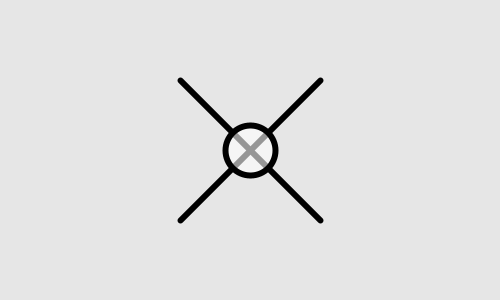
Frame 1 (no input)
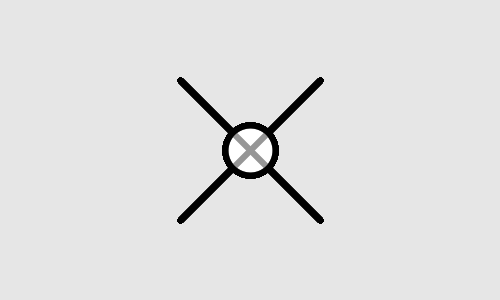
Frame 60 (the mouse pressed at the canvas centre just before this capture)
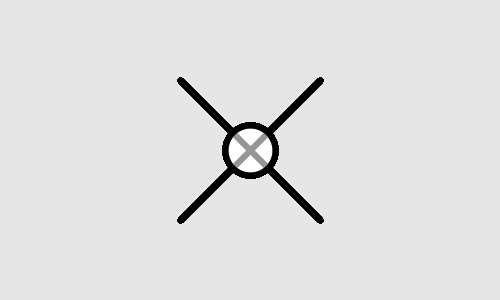
Frame 120 (the mouse held since frame 60 and released just before this capture)

The Processing sketch that drew these frames (run headless with seeded random() and noise(); from frame 60 on, the mouse is pressed at the canvas centre):

// Processing sketch: first_sketch
// ── first_sketch.pde
void setup() {
  size(500, 300);
  smooth();
  background(230, 230, 230);
}

void draw() {
  
  float centX = width / 2;
  float centY = height / 2;
  stroke(0.125);
  strokeWeight(6);
  line(centX - 70, centY - 70, centX + 70, centY + 70);
  line(centX + 70, centY - 70, centX - 70, centY + 70);
  fill(255,150);
  ellipse(centX, centY, 50, 50);
  
}
